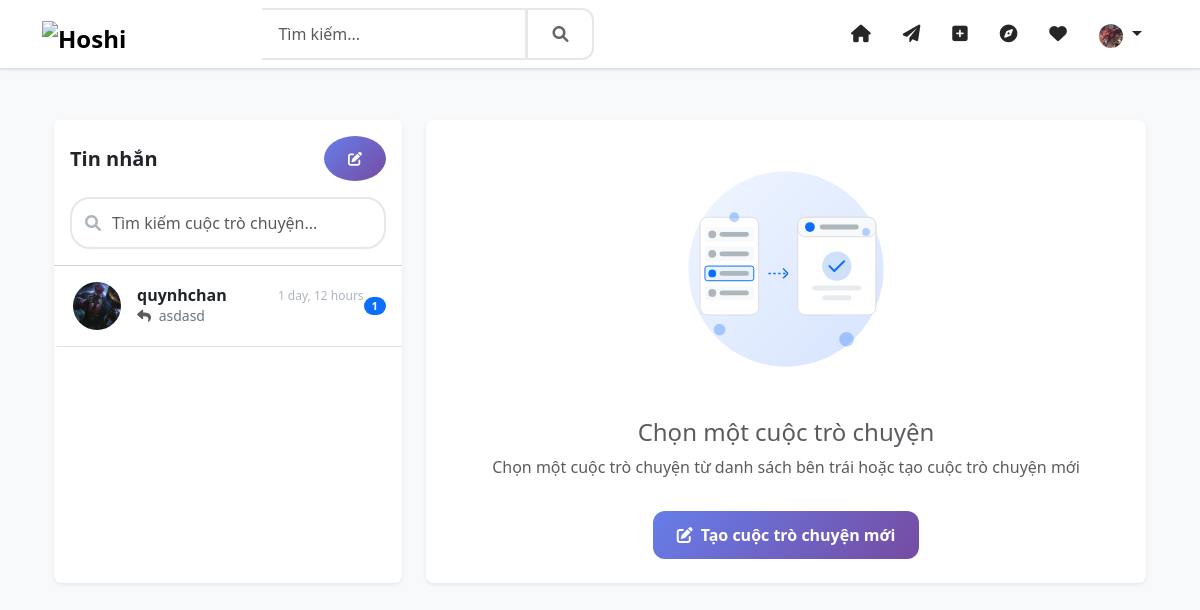
/chat/conversations/ (signed in), run on the app's committed database.
### accounts/models.py (models this page shows, shortened)
class User(AbstractUser):
    email = models.EmailField(_('email address'), unique=True)
    phone_number = PhoneNumberField(_('phone number'), blank=True, null=True, unique=True)
    avatar = ProcessedImageField(upload_to='avatars',
                               processors=[ResizeToFill(300, 300)],
                               format='JPEG',
                               options={'quality': 90},
                               blank=True,
                               null=True)
    bio = models.TextField(_('bio'), max_length=500, blank=True)
    website = models.URLField(_('website'), max_length=200, blank=True)
    birth_date = models.DateField(_('birth date'), null=True, blank=True)
    gender = models.CharField(_('gender'), max_length=10, choices=[
        ('M', _('Male')),
        ('F', _('Female')),
        ('O', _('Other')),
    ], blank=True)
    is_private = models.BooleanField(_('private account'), default=False)
    _is_verified = models.BooleanField(_('verified account'), default=False, db_column='is_verified')
    created_at = models.DateTimeField(auto_now_add=True)
    updated_at = models.DateTimeField(auto_now=True)
    facebook = models.URLField(_('facebook'), max_length=200, blank=True)
    twitter = models.URLField(_('twitter'), max_length=200, blank=True)
    instagram = models.URLField(_('instagram'), max_length=200, blank=True)
    linkedin = models.URLField(_('linkedin'), max_length=200, blank=True)
    push_notifications = models.BooleanField(_('push notifications'), default=True)
    email_notifications = models.BooleanField(_('email notifications'), default=True)
    like_notifications = models.BooleanField(_('like notifications'), default=True)
    comment_notifications = models.BooleanField(_('comment notifications'), default=True)
    follow_notifications = models.BooleanField(_('follow notifications'), default=True)
    mention_notifications = models.BooleanField(_('mention notifications'), default=True)
    private_account = models.BooleanField(_('private account'), default=False)
    hide_activity = models.BooleanField(_('hide activity status'), default=False)
    block_messages = models.BooleanField(_('block messages from non-followers'), default=False)
    two_factor_auth = models.BooleanField(_('two-factor authentication'), default=False)
    followers = models.ManyToManyField('self',
                                     through='UserFollowing',
                                     related_name='following',
                                     symmetrical=False)
    blocked_users = models.ManyToManyField('self',
                                     through='UserBlock',
                                     related_name='blocked_by',
                                     symmetrical=False)
    history = HistoricalRecords()
    @property
    def is_verified(self):
        """Ensure is_verified always returns a boolean value"""
        if isinstance(self._is_verified, bool):
            return self._is_verified
        return False
    @is_verified.setter
    def is_verified(self, value):
        """Ensure is_verified is always stored as a boolean value"""
        if isinstance(value, bool):
            self._is_verified = value
        else:
            self._is_verified = False
    class Meta:
        verbose_name = _('user')
        verbose_name_plural = _('users')
    def get_full_name(self):
        return f"{self.first_name} {self.last_name}".strip()
    def get_avatar_url(self):
        if self.avatar:
            return self.avatar.url
        if self.gender == 'M':
            return '/static/img/default-avatar-male.png'
        elif self.gender == 'F':
            return '/static/img/default-avatar-female.png'
        return '/static/img/default-avatar.png'

### chat/models.py (models this page shows, shortened)
class Conversation(models.Model):
    name = models.CharField(_('tên nhóm chat'), max_length=255, blank=True, null=True)
    creator = models.ForeignKey(
        settings.AUTH_USER_MODEL,
        on_delete=models.SET_NULL,
        related_name='created_conversations',
        null=True
    )
    participants = models.ManyToManyField(
        settings.AUTH_USER_MODEL,
        related_name='conversations',
        through='ConversationParticipant'
    )
    is_group = models.BooleanField(_('nhóm chat'), default=False)
    created_at = models.DateTimeField(auto_now_add=True)
    updated_at = models.DateTimeField(auto_now=True)
    class Meta:
        ordering = ['-updated_at']
        verbose_name = _('cuộc trò chuyện')
        verbose_name_plural = _('cuộc trò chuyện')

class Message(models.Model):
    conversation = models.ForeignKey(
        Conversation,
        on_delete=models.CASCADE,
        related_name='messages'
    )
    sender = models.ForeignKey(
        settings.AUTH_USER_MODEL,
        on_delete=models.SET_NULL,
        related_name='sent_messages',
        null=True
    )
    content = models.TextField(_('nội dung'))
    attachment = models.FileField(
        _('tệp đính kèm'),
        upload_to='chat_attachments/',
        null=True,
        blank=True
    )
    is_read = models.BooleanField(_('đã đọc'), default=False)
    created_at = models.DateTimeField(auto_now_add=True)
    updated_at = models.DateTimeField(auto_now=True)
    deleted_at = models.DateTimeField(null=True, blank=True)
    class Meta:
        ordering = ['created_at']
        verbose_name = _('tin nhắn')
        verbose_name_plural = _('tin nhắn')

### chat/views.py (the view)
# urls.py: path('conversations/', views.conversation_list, name='conversation_list'),
@login_required
def conversation_list(request):
    user = request.user
    conversations = Conversation.objects.filter(
        participants=user,
        conversation_participants__left_at__isnull=True
    ).distinct().order_by('-updated_at')
    for conversation in conversations:
        conversation.last_message = (
            Message.objects
            .filter(conversation=conversation)
            .order_by('-created_at')
            .first()
        )
        conversation.unread_count = (
            Message.objects
            .filter(conversation=conversation)
            .exclude(read_receipts__user=user)
            .count()
        )
        if not conversation.is_group:
            other_participants = conversation.participants.exclude(id=user.id)
            if other_participants.exists():
                conversation.other_user = other_participants.first()
            else:
                conversation.other_user = None
    context = {
        'conversations': conversations,
    }
    return render(request, 'chat/conversation_list.html', context)

### templates/chat/conversation_list.html (shortened to what this page needs)
{% extends 'base/base.html' %}
{% load static %}
{% block content %}
<div class="container py-4">
    <div class="row">
        <div class="col-md-4">
            <div class="card shadow-sm border-0 rounded-3 h-100">
                <div class="card-header bg-white py-3">
                    <div class="d-flex justify-content-between align-items-center">
                        <h5 class="mb-0 fw-bold">Tin nhắn</h5>
                        <button class="btn btn-primary btn-sm rounded-circle" data-bs-toggle="modal" data-bs-target="#newMessageModal">
                            <i class="fas fa-edit"></i>
                        </button>
                    </div>
                    <div class="search-box mt-3">
                        <i class="fas fa-search search-icon"></i>
                        <input type="text" class="form-control" placeholder="Tìm kiếm cuộc trò chuyện...">
                    </div>
                </div>
                <div class="card-body p-0">
                    <div class="chat-list">
                        {% for conversation in conversations %}
                        <a href="{% url 'chat:conversation_detail' conversation.id %}" class="text-decoration-none text-dark">
                            <div class="chat-item p-3 border-bottom {% if conversation.id == active_conversation.id %}active{% endif %}">
                                <div class="d-flex align-items-center">
                                    <div class="position-relative">
                                        {% if conversation.other_user.get_avatar_url %}
                                            <img src="{{ conversation.other_user.get_avatar_url }}"
                                                 alt="{{ conversation.other_user.username }}"
                                                 class="rounded-circle avatar-sm">
                                        {% else %}
                                            <img src="{% static 'img/default-avatar.png' %}"
                                                 alt="{{ conversation.other_user.username }}"
                                                 class="rounded-circle avatar-sm">
                                        {% endif %}
                                    </div>
                                    <div class="ms-3 flex-grow-1">
                                        <div class="d-flex justify-content-between align-items-center">
                                            <h6 class="mb-0 fw-bold">{{ conversation.other_user.get_full_name|default:conversation.other_user.username }}</h6>
                                            <small class="message-time">{{ conversation.last_message.created_at|timesince }}</small>
                                        </div>
                                        <p class="last-message mb-0">
                                            {% if conversation.last_message %}
                                                {% if conversation.last_message.sender == request.user %}
                                                    <i class="fas fa-reply text-muted me-1"></i>
                                                {% endif %}
                                                {{ conversation.last_message.content }}
                                            {% else %}
                                                <span class="text-muted">Chưa có tin nhắn</span>
                                            {% endif %}
                                        </p>
                                    </div>
                                    {% if conversation.unread_count %}
                                        <span class="badge bg-primary rounded-pill unread-badge">{{ conversation.unread_count }}</span>
                                    {% endif %}
                                </div>
                            </div>
                        </a>
                        {% endfor %}
                    </div>
                </div>
            </div>
        </div>
        <div class="col-md-8">
            {% if active_conversation %}
                {% include 'chat/conversation_detail.html' %}
            {% else %}
                <div class="card shadow-sm border-0 rounded-3 h-100">
                    <div class="card-body d-flex flex-column align-items-center justify-content-center">
                        <img src="{% static 'img/select-chat.svg' %}" alt="Chọn cuộc trò chuyện" class="img-fluid mb-4" style="max-width: 250px;">
                        <h4 class="text-muted mb-2">Chọn một cuộc trò chuyện</h4>
                        <p class="text-muted text-center">Chọn một cuộc trò chuyện từ danh sách bên trái hoặc tạo cuộc trò chuyện mới</p>
                        <button class="btn btn-primary mt-3" data-bs-toggle="modal" data-bs-target="#newMessageModal">
                            <i class="fas fa-edit me-2"></i>Tạo cuộc trò chuyện mới
                        </button>
                    </div>
                </div>
            {% endif %}
        </div>
    </div>
</div>
{% endblock %}

### templates/base/base.html (shortened to what this page needs)
<!DOCTYPE html>
{% load static %}
{% load i18n %}
<html lang="vi">
<head>
    <link href="https://cdn.jsdelivr.net/npm/bootstrap@5.3.0/dist/css/bootstrap.min.css" rel="stylesheet">
    <link href="https://cdnjs.cloudflare.com/ajax/libs/font-awesome/6.0.0/css/all.min.css" rel="stylesheet">
    <link href="{% static 'css/style.css' %}" rel="stylesheet">
</head>
<body class="bg-light">
    <nav class="navbar navbar-expand-lg navbar-light bg-white border-bottom fixed-top">
        <div class="container">
            <a class="navbar-brand" href="{% url 'home' %}">
                <img src="{% static 'img/logo.png' %}" alt="Hoshi" height="30">
            </a>
            <div class="collapse navbar-collapse" id="navbarNav">
                <form class="d-flex mx-auto" action="{% url 'posts:search' %}" method="get">
                    <div class="input-group">
                        <input type="search" class="form-control" name="q" placeholder="Tìm kiếm...">
                        <button class="btn btn-outline-secondary" type="submit">
                            <i class="fas fa-search"></i>
                        </button>
                    </div>
                </form>
                <ul class="navbar-nav ms-auto">
                    {% if user.is_authenticated %}
                        <li class="nav-item">
                            <a class="nav-link" href="{% url 'home' %}">
                                <i class="fas fa-home"></i>
                            </a>
                        </li>
                        <li class="nav-item">
                            <a class="nav-link" href="{% url 'chat:conversation_list' %}">
                                <i class="fas fa-paper-plane"></i>
                            </a>
                        </li>
                        <li class="nav-item">
                            <a class="nav-link" href="{% url 'posts:create' %}">
                                <i class="fas fa-plus-square"></i>
                            </a>
                        </li>
                        <li class="nav-item">
                            <a class="nav-link" href="{% url 'posts:explore' %}">
                                <i class="fas fa-compass"></i>
                            </a>
                        </li>
                        <li class="nav-item">
                            <a class="nav-link position-relative" href="{% url 'notifications:list' %}">
                                <i class="fas fa-heart"></i>
                            </a>
                        </li>
                        <li class="nav-item dropdown">
                            <a class="nav-link dropdown-toggle" href="#" id="navbarDropdown" role="button" data-bs-toggle="dropdown">
                                {% if user.get_avatar_url %}
                                    <img src="{{ user.get_avatar_url }}"
                                         alt="{{ user.username }}"
                                         class="rounded-circle"
                                         width="24"
                                         height="24">
                                {% else %}
                                    <img src="{% static 'img/default-avatar.png' %}"
                                         alt="{{ user.username }}"
                                         class="rounded-circle"
                                         width="24"
                                         height="24">
                                {% endif %}
                            </a>
                        </li>
                    {% endif %}
                </ul>
            </div>
        </div>
    </nav>
    <main class="container py-5 mt-5">
        {% block content %}{% endblock %}
    </main>
</body>
</html>

### data on the page
User: get_avatar_url (picture)
Conversation: other_user.get_avatar_url (picture), other_user.get_full_name "quynhchan", last_message.created_at "1 day, 12 hours", last_message.content "asdasd", unread_count "1"
